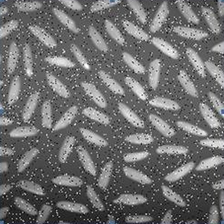
#> input picture Image Processing Course/2 Spatial Image Restoration/kaynak_resmi.png, 224 x 224 px, shrunk from 483 x 482 before the run
$ python main.py
#> lines starting #> are read from the running program, lines starting #| are printed output that depends on the picture
import cv2
import numpy as np
import matplotlib.pyplot as plt
import os

def apply_linear_filter(image, kernel):
    k_h, k_w = kernel.shape
    pad_h, pad_w = k_h // 2, k_w // 2

    padded_image = np.pad(image, ((pad_h, pad_h), (pad_w, pad_w)), mode='constant', constant_values=0)
    output_image = np.zeros_like(image, dtype=np.float64)

    for i in range(image.shape[0]):
        for j in range(image.shape[1]):
            region = padded_image[i:i+k_h, j:j+k_w]
            output_image[i, j] = np.sum(region * kernel)

    return np.clip(output_image, 0, 255).astype(np.uint8)

def apply_nonlinear_filter(image, kernel_size, operator):
    pad = kernel_size // 2
    padded_image = np.pad(image, ((pad, pad), (pad, pad)), mode='constant', constant_values=0)
    output_image = np.zeros_like(image)

    for i in range(image.shape[0]):
        for j in range(image.shape[1]):
            region = padded_image[i:i+kernel_size, j:j+kernel_size]

            if operator == 'min':
                output_image[i, j] = np.min(region)
            elif operator == 'max':
                output_image[i, j] = np.max(region)
            elif operator == 'median':
                output_image[i, j] = np.median(region)

    return output_image

image_list = [
    'kaynak_resmi.png',
    'ortalama_filtre.png',
    'gurultulu_resim_gaussian.png',
    'median.png',
    'median_2.png'
]

for filename in image_list:
    if not os.path.exists(filename):
        continue

    img = cv2.imread(filename, cv2.IMREAD_GRAYSCALE)
#> img: shape (224, 224); min 0, max 255, mean 110.3

    kernel_avg = np.ones((3, 3), np.float32) / 9.0
    avg_filtered = apply_linear_filter(img, kernel_avg)
#> in apply_linear_filter, `padded_image = np.pad(image, ((pad_h, pad_h), (pad_w, pad_w)), mode='c..`:
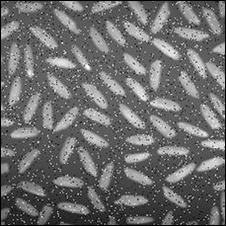
#> padded_image: shape (226, 226); min 0, max 255, mean 108.3
#> after the loop in apply_linear_filter, `for i in range(image.shape[0]):`:
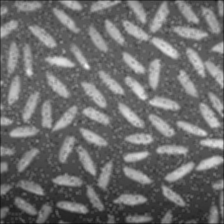
#> output_image: shape (224, 224) float64; min 21.56, max 242, mean 109.7

    kernel_gaussian = np.array([[1, 2, 1],
                                [2, 4, 2],
                                [1, 2, 1]], dtype=np.float32) / 16.0
    gaussian_filtered = apply_linear_filter(img, kernel_gaussian)

    median_filtered_3x3 = apply_nonlinear_filter(img, 3, 'median')
    median_filtered_9x9 = apply_nonlinear_filter(img, 9, 'median')
#> call 2 of apply_nonlinear_filter, with kernel_size = 9, operator = 'median'
#> in apply_nonlinear_filter (call 2), `padded_image = np.pad(image, ((pad, pad), (pad, pad)), mode='constant'..`:
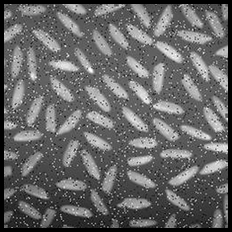
#> padded_image: shape (232, 232); min 0, max 255, mean 102.8
#> after the loop in apply_nonlinear_filter (call 2), `for i in range(image.shape[0]):`:
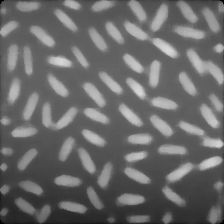
#> output_image: shape (224, 224); min 0, max 216, mean 105.8

    name, ext = os.path.splitext(filename)
    cv2.imwrite(f"{name}_sonuc_ortalama{ext}", avg_filtered)
    cv2.imwrite(f"{name}_sonuc_gaussian{ext}", gaussian_filtered)
    cv2.imwrite(f"{name}_sonuc_median3x3{ext}", median_filtered_3x3)
    cv2.imwrite(f"{name}_sonuc_median9x9{ext}", median_filtered_9x9)

    fig, axes = plt.subplots(nrows=4, ncols=2, figsize=(10, 16))
    fig.suptitle(f"Goruntu: {filename}", fontsize=16, fontweight='bold')

    axes[0, 0].imshow(img, cmap='gray', vmin=0, vmax=255)
    axes[0, 0].set_title("Orijinal Goruntu")
    axes[0, 0].axis('off')
    axes[0, 1].imshow(avg_filtered, cmap='gray', vmin=0, vmax=255)
    axes[0, 1].set_title("Ortalama Filtre (3x3)")
    axes[0, 1].axis('off')

    axes[1, 0].imshow(img, cmap='gray', vmin=0, vmax=255)
    axes[1, 0].set_title("Orijinal Goruntu")
    axes[1, 0].axis('off')
    axes[1, 1].imshow(gaussian_filtered, cmap='gray', vmin=0, vmax=255)
    axes[1, 1].set_title("Gaussian Filtre (3x3)")
    axes[1, 1].axis('off')

    axes[2, 0].imshow(img, cmap='gray', vmin=0, vmax=255)
    axes[2, 0].set_title("Orijinal Goruntu")
    axes[2, 0].axis('off')
    axes[2, 1].imshow(median_filtered_3x3, cmap='gray', vmin=0, vmax=255)
    axes[2, 1].set_title("Median Filtre (3x3)")
    axes[2, 1].axis('off')

    axes[3, 0].imshow(img, cmap='gray', vmin=0, vmax=255)
    axes[3, 0].set_title("Orijinal Goruntu")
    axes[3, 0].axis('off')
    axes[3, 1].imshow(median_filtered_9x9, cmap='gray', vmin=0, vmax=255)
    axes[3, 1].set_title("Median Filtre (9x9)")
    axes[3, 1].axis('off')

    plt.tight_layout()
    plt.subplots_adjust(top=0.95)
    plt.show()
#> pass 2 of the loop `for filename in image_list:`:
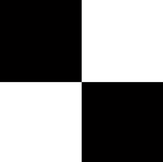
#> input picture Image Processing Course/2 Spatial Image Restoration/ortalama_filtre.png, 163 x 162 px, shrunk from 350 x 349 before the run
#> img: shape (162, 163)
#> after the loop in apply_linear_filter (call 3), `for i in range(image.shape[0]):`:
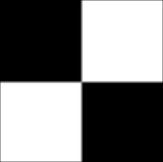
#> output_image: shape (162, 163) float64; min 0, max 255, mean 126.5
#> in apply_nonlinear_filter (call 4), `padded_image = np.pad(image, ((pad, pad), (pad, pad)), mode='constant'..`:
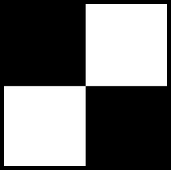
#> padded_image: shape (170, 171); min 0, max 255, mean 115.8
#> pass 3 of the loop `for filename in image_list:`:
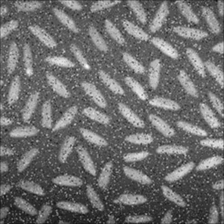
#> input picture Image Processing Course/2 Spatial Image Restoration/gurultulu_resim_gaussian.png, 224 x 224 px, shrunk from 483 x 482 before the run
#> img is the input picture: shape (224, 224); min 16, max 249, mean 109.9
#> in apply_nonlinear_filter (call 6), `padded_image = np.pad(image, ((pad, pad), (pad, pad)), mode='constant'..`:
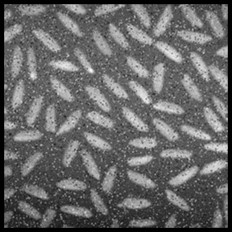
#> padded_image: shape (232, 232); min 0, max 249, mean 102.4
#> after the loop in apply_nonlinear_filter (call 6), `for i in range(image.shape[0]):`:
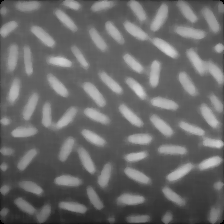
#> output_image: shape (224, 224); min 0, max 211, mean 105.9
#> the loop made 5 passes; the first 3 are shown
